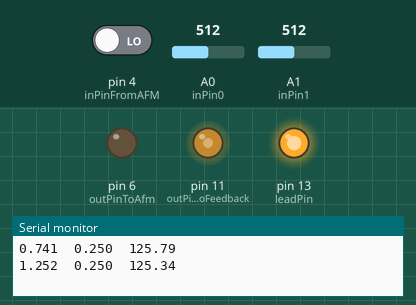
This sketch was run on a simulated Arduino Uno, built with avr-gcc and run on an emulated ATmega328P. Shown: output pins drawn as LEDs (lit = HIGH), the last lines printed to the serial monitor. The test bench sets the inputs (shaded band); at power-on: A0 (inPin0) = 512, pin 4 (inPinFromAFM) LOW, A1 (inPin1) = 512.

Above: at 1.5 s.
1.6 s: A0 (inPin0) set to 390
4.6 s: pin 4 (inPinFromAFM) driven HIGH
At 5.0 s:
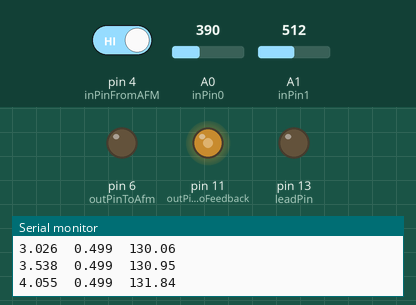
Timing chart, 0 to 7.6 s (numbered marks = the images above; inputs shaded):
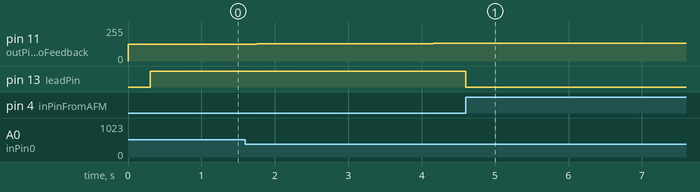

The sketch:

Stabalize.ino
```cpp
/********************************************************
 * Adaptive PID Trial 6.1 2-Sept-2021
 * This version is based on trial7, it is my first attempt to comunicate
 * with the AFM controllers to wait for stabilization before continuing the scan
 *
 * Vd: Voltage in digital scale form i.e. 0-5 Volts = 0 - 1023 Digital units
 * Vp: Voltage in PMW scale i.e. 0-5 Volts  = 0-255 PMW units
 *
 **********************************
 **********************/
#include <math.h>
#include <PID_v1.h>

double  pi = acos(-1.0), wavelengthV = 0.5 ;
int     delayTime = 100, npid = 510, counter1 = 0,Nstability = 1000;
bool    feedback_on = false, preScanFase  = false;
int     stabilityCount = 0,N_AvgWindow  = 30;

// Set Reference Angle from 0 to 2pi
float RefAngle =  1*pi, tolerance = 0.05*pi;

// Converstion Constants
float  vtd = 1023.0/5.0, dtv = 1/vtd, dtp = 255.0/1023.0 ;

// Defining In and Out Pins
int inPin0  = A0, inPin1  = A1, outPinToFeedback = 11,outPinToAfm = 6, inPinFromAFM = 4,leadPin = 13;


// Defininf Thetas and Vouts
float thetaNow = 0.0 , thetaOld = 0.0 , VdOutOld = 0.0,VdOutNow,checkTheta;

// Variable used to unfold (add or subtract 2pi)
int nn = 0,on_off,flagFromAfm,stablityCheck = 0;
double Vd_PID_in,Vd_PID_out,SetpointVd;

// Defining aggresive and conservative PID parameters
//for 450 and 120mV drive for piezo
//float kp = 0.5 , ki =  0.6*kp  ;

// for 780nm
//float kp = 1.0 , ki = 0.7*kp;

// for 633 nm  160mV drive piezo
float kp = 1.0 , ki =  1.0*kp  ;
//float kp = 0.4 , ki = 0.4;
double aggKp = kp, aggKi  = ki,  aggKd  = 0.0;
double consKp= 0.4*kp, consKi = 0.4*ki, consKd = 0.0;


/*******************************************************************
**  This section of the code defines several Functions that will be
*  useful later on
********************************************************************/
// Declaring PID
PID myPID(&Vd_PID_in, &Vd_PID_out, &SetpointVd,kp,ki,0.00, DIRECT);

double calculateTheta(float thetaOld1, float VdOld1){
  double V0,V1,thetaTemp;

  //Reading X and Y from Pin0 and Pin1
  V0      = analogRead(inPin0)-vtd*2.5;
  V1      = analogRead(inPin1)-vtd*2.5;

  thetaTemp = atan2(dtv*V0,dtv*V1) + (2*nn +1 )*pi;

  if (thetaOld1 == 0.0 && VdOld1 == 0.0){
    nn = nn;
  }else if(   (VdOutNow - VdOld1)> 0 && (thetaTemp - thetaOld1) < 0 && abs(thetaTemp - thetaOld1) > 1.7*pi  ){
    nn += 1;
  }else if ( (VdOutNow - VdOld1)< 0  && (thetaTemp - thetaOld1) < 0 && abs(thetaTemp - thetaOld1) > 1.7*pi){
    nn -=1;
  }else{
    nn = nn;
  }

  thetaTemp  = atan2(dtv*V0,dtv*V1) + (2*nn +1)*pi;

  return thetaTemp;

}

void sendToComputer(float tt,float theta,float vout){

    Serial.print(tt/1000.0,3 );
    Serial.print("\t");
    Serial.print(theta/pi ,3);
    Serial.print("\t");
    Serial.println( vout);

    delay(delayTime);

}

void clearVariablesIfNeeded(double VdOutNow1){
   if (VdOutNow1 == 2*npid || VdOutNow1 == 0){
    //Serial.println("Clearing Variables");

    nn = 0;
    VdOutNow =  npid;
    thetaNow = 0.0 ;
    thetaOld = 0.0 ;
    VdOutOld = 0.0;
    Vd_PID_out = 0;

    myPID.SetMode(MANUAL);
    myPID.SetMode(AUTOMATIC);

    analogWrite(outPinToFeedback,dtp*VdOutNow );
    delay(300);
    }
}

void choosePidParameters(float check){
    //if(check < 0.01*npid)
  if(0.6*pi < abs(check) )
  {  //we're close to setpoint, use conservative tuning parameters
    myPID.SetTunings(consKp, consKi, consKd);
  }
  else if ( 0.2*pi < abs(check) < 0.6*pi)
  {
     //we're far from setpoint, use aggressive tuning parameters
    myPID.SetTunings(0.7*consKp, 0.7*consKi, consKd);

  }
  else if ( 0 < abs(check) < 0.2*pi )
    myPID.SetTunings(0.5*consKp, 0.5*consKi, consKd);

}


void turnFeedbackOnOff(int signalFromAFM ){

  if (signalFromAFM == 0){
    feedback_on = true;
  }else if(signalFromAFM == 1){
    feedback_on = false;
    if (preScanFase == true){
      preScanFase   = false;
    }
  }
}

void sendPulseToAFM(){
  digitalWrite(outPinToAfm,HIGH);
  delay(200);
  digitalWrite(outPinToAfm,LOW);
}

void checkAndSignalAfmContinue(float check,int afmflag ){

  if(check <= tolerance && afmflag == 0 && stabilityCount  < Nstability)
  {
    //we're close to setpoint,
    stabilityCount += 1;

    }
  else if(check <= tolerance && afmflag == 0 && stabilityCount  == Nstability)
  {
    feedback_on = false;
    sendPulseToAFM();
    stabilityCount = 0;
    }
}


/*******************************************************************
**  Setup Arduino
********************************************************************/


void setup()
{
  pinMode(inPin0,INPUT);
  pinMode(inPin1,INPUT);
  pinMode(inPinFromAFM,INPUT);
  pinMode(leadPin,OUTPUT);
  pinMode(outPinToAfm,OUTPUT);
  digitalWrite(outPinToAfm,LOW);
  Serial.begin(9600);

  //turn the PID on
  myPID.SetMode(AUTOMATIC);
  myPID.SetOutputLimits(-npid,npid);


  VdOutNow =  npid;
  analogWrite(outPinToFeedback,dtp*VdOutNow);
  delay(300);

  SetpointVd = RefAngle*(wavelengthV/(2*pi))*vtd  ;
}


/*******************************************************************
**  The actual loop
********************************************************************/

void loop()
{
  /*If Flag is 0 the afm is not scanning, if flag is 1 amf is scanning */
  flagFromAfm = digitalRead(inPinFromAFM);

  turnFeedbackOnOff(flagFromAfm);

  /*choosePidParameters(abs(SetpointVd-Vd_PID_in) );*/
  choosePidParameters(checkTheta);

  if (!feedback_on  ){
    digitalWrite(leadPin,LOW);
    float V0,V1;

    thetaNow = 0;
    for (int i = 1;  i < N_AvgWindow + 1; i++ ){
      V0      = analogRead(inPin0)-vtd*2.5;
      V1      = analogRead(inPin1)-vtd*2.5;
      thetaNow += atan2(dtv*V0,dtv*V1) + (2*nn+1  )*pi;
      delay(5);
  }
    thetaNow = thetaNow / N_AvgWindow;

  }else if(feedback_on){
    digitalWrite(leadPin,HIGH);

    thetaNow = calculateTheta(thetaOld,VdOutOld);

    VdOutOld = VdOutNow ;
    thetaOld = thetaNow;

    Vd_PID_in = thetaNow*(wavelengthV/(2*pi))*vtd ;

    myPID.Compute();

    VdOutNow = Vd_PID_out + npid ;

    clearVariablesIfNeeded(VdOutNow);

    analogWrite(outPinToFeedback,dtp*VdOutNow );

  }

  if(counter1 > 400){
    sendToComputer(millis(),checkTheta,dtp*VdOutNow);

    counter1 = 0;
  }else{
    counter1 +=1 ;
    }

  checkTheta = abs(RefAngle-thetaNow);
  checkAndSignalAfmContinue(checkTheta,flagFromAfm );
}
```

Measured:
- after the input at 4.6 s, pin 11 (outPinToFeedback): stays 132/255 (without the input it goes to 133/255 after 0.18 s); pin 13 (leadPin): HIGH → LOW at once
